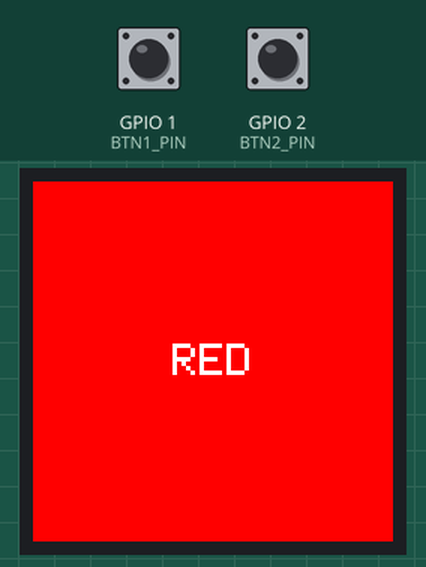
A program run on a simulated ESP32-S3. Parts: 240×240 colour display. Inputs (shaded band) come from the test bench; at power-on: GPIO 1 (BTN1_PIN) HIGH, GPIO 2 (BTN2_PIN) HIGH. What the program prints to the serial monitor is not drawn.

Above: at 2.8 s.
2.9 s: GPIO 1 (BTN1_PIN) pulled LOW for 0.15 s
At 3.5 s:
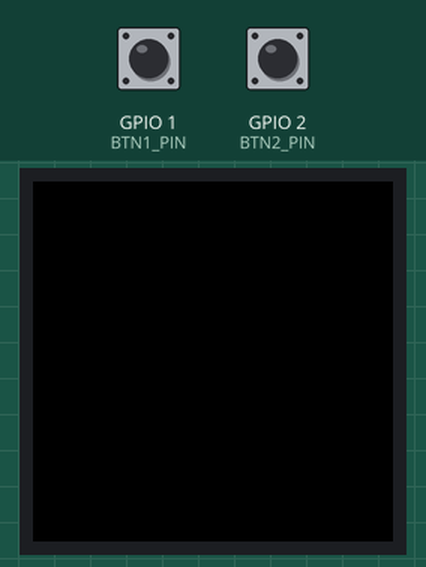
6.0 s: GPIO 1 (BTN1_PIN) pulled LOW for 1 s
At 7.5 s:
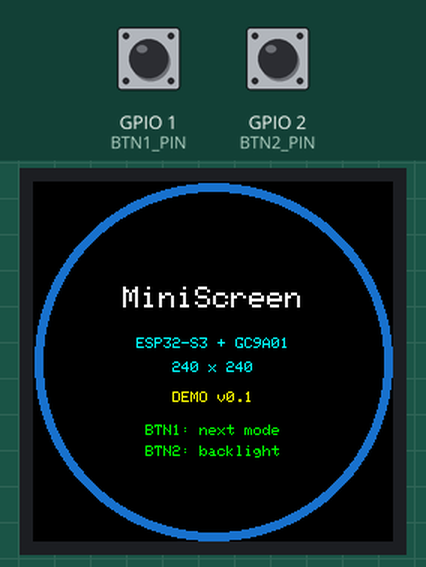
8.6 s: GPIO 1 (BTN1_PIN) pulled LOW for 0.15 s
At 11.6 s:
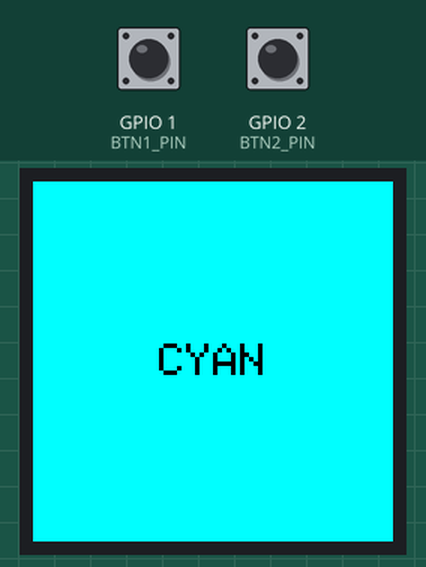
11.7 s: GPIO 1 (BTN1_PIN) pulled LOW for 3.2 s
At 16.3 s:
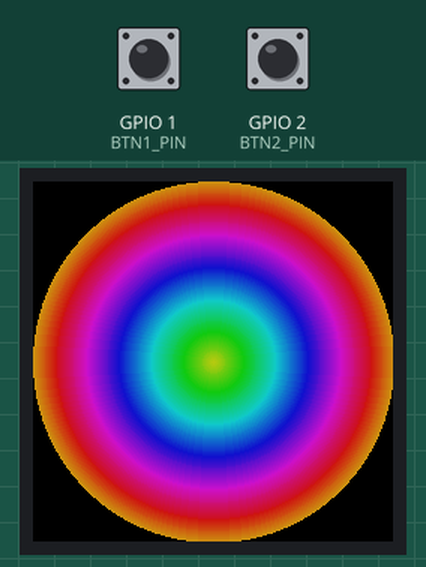
17.9 s: GPIO 2 (BTN2_PIN) pulled LOW for 0.15 s
At 18.11 s:
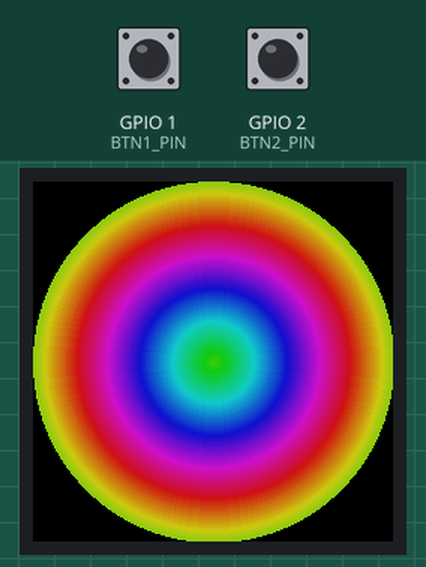
19.8 s: GPIO 2 (BTN2_PIN) pulled LOW for 1 s
At 21.8 s:
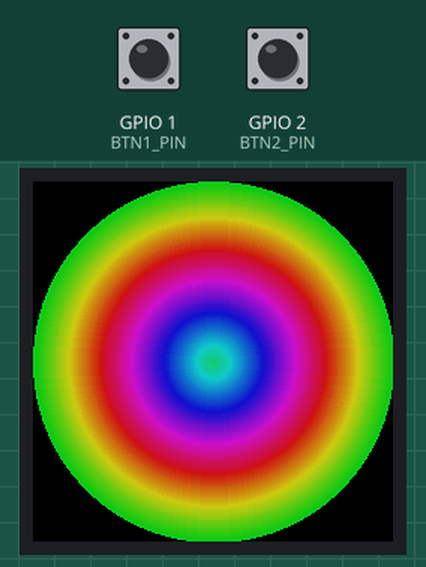
Timing chart, 0 to 23.3 s (numbered marks = the images above; inputs shaded):
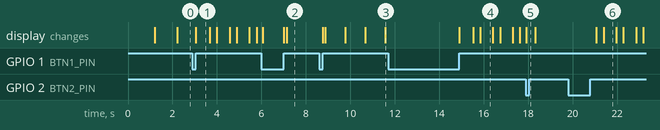

The program:

main.cpp
```cpp
#include <Arduino.h>
#include <LovyanGFX.hpp>

// ─── LGFX: GC9A01 240x240 круглый ────────────────────────────────────────────
// ВАЖНО про цвета в LovyanGFX: тип аргумента определяет формат!
//   uint16_t → RGB565, uint32_t → RGB888.
// Все цвета здесь — строго uint16_t (RGB565).

class LGFX : public lgfx::LGFX_Device {
    lgfx::Panel_GC9A01 _panel;
    lgfx::Bus_SPI      _bus;
    lgfx::Light_PWM    _backlight;
public:
    LGFX() {
        {
            auto cfg = _bus.config();
            cfg.spi_host    = SPI2_HOST;
            cfg.spi_mode    = 0;
            cfg.freq_write  = 20000000;
            cfg.freq_read   = 8000000;
            cfg.spi_3wire   = false;
            cfg.use_lock    = true;
            cfg.dma_channel = SPI_DMA_CH_AUTO;
            cfg.pin_sclk    = 11;
            cfg.pin_mosi    = 12;
            cfg.pin_miso    = -1;
            cfg.pin_dc      = 13;
            _bus.config(cfg);
            _panel.setBus(&_bus);
        }
        {
            auto cfg = _panel.config();
            cfg.pin_cs       = 10;
            cfg.pin_rst      = 14;
            cfg.pin_busy     = -1;
            cfg.panel_width  = 240;
            cfg.panel_height = 240;
            cfg.readable     = false;
            cfg.invert       = true;    // GC9A01: INVON обязателен
            cfg.rgb_order    = false;   // дефолт (BGR-панель, MADCTL 0x08)
            cfg.dlen_16bit   = false;
            cfg.bus_shared   = false;
            _panel.config(cfg);
        }
        {
            auto cfg = _backlight.config();
            cfg.pin_bl      = 21;
            cfg.invert      = false;
            cfg.freq        = 44100;
            cfg.pwm_channel = 7;
            _backlight.config(cfg);
            _panel.setLight(&_backlight);
        }
        setPanel(&_panel);
    }
};
static LGFX tft;

#define BTN1_PIN 1   // следующий режим
#define BTN2_PIN 2   // подсветка вкл/выкл

// Цвета RGB565 — строго uint16_t!
static const uint16_t C_BLACK   = 0x0000;
static const uint16_t C_WHITE   = 0xFFFF;
static const uint16_t C_RED     = 0xF800;
static const uint16_t C_GREEN   = 0x07E0;
static const uint16_t C_BLUE    = 0x001F;
static const uint16_t C_YELLOW  = 0xFFE0;
static const uint16_t C_CYAN    = 0x07FF;
static const uint16_t C_MAGENTA = 0xF81F;
static const uint16_t C_ORANGE  = 0xFD20;
static const uint16_t C_GREY    = 0x7BEF;

static uint8_t currentMode = 0;
static const uint8_t NUM_MODES = 3;
static bool blOn = true;

// ─── Утилиты ─────────────────────────────────────────────────────────────────

// HSV → RGB565 (uint16_t!)
uint16_t hsv565(uint8_t h, uint8_t s, uint8_t v) {
    uint8_t r, g, b;
    if (s == 0) {
        r = g = b = v;
    } else {
        uint8_t region    = h / 43;
        uint8_t remainder = (h - region * 43) * 6;
        uint8_t p = (v * (255 - s)) >> 8;
        uint8_t q = (v * (255 - ((s * remainder) >> 8))) >> 8;
        uint8_t t = (v * (255 - ((s * (255 - remainder)) >> 8))) >> 8;
        switch (region) {
            case 0: r=v; g=t; b=p; break;
            case 1: r=q; g=v; b=p; break;
            case 2: r=p; g=v; b=t; break;
            case 3: r=p; g=q; b=v; break;
            case 4: r=t; g=p; b=v; break;
            default: r=v; g=p; b=q; break;
        }
    }
    return (uint16_t)(((r & 0xF8) << 8) | ((g & 0xFC) << 3) | (b >> 3));
}

bool btn1Pressed() {
    if (!digitalRead(BTN1_PIN)) { delay(20); while (!digitalRead(BTN1_PIN)); return true; }
    return false;
}
bool btn2Pressed() {
    if (!digitalRead(BTN2_PIN)) { delay(20); while (!digitalRead(BTN2_PIN)); return true; }
    return false;
}

void checkButtons() {
    if (btn1Pressed()) {
        currentMode = (currentMode + 1) % NUM_MODES;
        tft.fillScreen(C_BLACK);
    }
    if (btn2Pressed()) {
        blOn = !blOn;
        tft.setBrightness(blOn ? 220 : 0);
    }
}

// ─── Режим 0: Цвета ──────────────────────────────────────────────────────────

struct ColorEntry { uint16_t color; const char* name; uint16_t text; };
static const ColorEntry COLORS[] = {
    { C_RED,     "RED",     C_WHITE },
    { C_GREEN,   "GREEN",   C_BLACK },
    { C_BLUE,    "BLUE",    C_WHITE },
    { C_YELLOW,  "YELLOW",  C_BLACK },
    { C_CYAN,    "CYAN",    C_BLACK },
    { C_MAGENTA, "MAGENTA", C_WHITE },
    { C_WHITE,   "WHITE",   C_BLACK },
    { C_ORANGE,  "ORANGE",  C_BLACK },
};
static const int NUM_COLORS = sizeof(COLORS) / sizeof(COLORS[0]);

static int colorIdx = 0;
static unsigned long colorTimer = 0;

void runColors() {
    if (millis() - colorTimer < 900) return;
    colorTimer = millis();

    auto& c = COLORS[colorIdx];
    tft.fillScreen(c.color);
    tft.setTextDatum(lgfx::middle_center);
    tft.setTextColor(c.text);
    tft.setTextSize(3);
    tft.drawString(c.name, 120, 120);

    colorIdx = (colorIdx + 1) % NUM_COLORS;
}

// ─── Режим 1: Радуга ─────────────────────────────────────────────────────────

static uint8_t rainbowHue = 0;

void runRainbow() {
    tft.startWrite();
    for (int r = 119; r > 0; r--) {
        uint8_t h = rainbowHue + (uint8_t)(r * 2);
        // кольцо толщиной 2px с перекрытием — drawCircle оставлял дырки на диагоналях
        tft.fillArc(120, 120, r + 1, r, 0.0f, 360.0f, hsv565(h, 230, 200));
    }
    tft.fillCircle(120, 120, 1, hsv565(rainbowHue, 230, 200));
    tft.endWrite();
    rainbowHue += 4;
    delay(25);
}

// ─── Режим 2: Текст (в центре круга) ─────────────────────────────────────────

static bool textDrawn = false;

void runText() {
    if (textDrawn) return;
    textDrawn = true;

    tft.fillScreen(C_BLACK);

    tft.fillArc(120, 120, 119, 114, 0.0f, 360.0f, hsv565(150, 220, 200));

    tft.setTextDatum(lgfx::middle_center);

    tft.setTextColor(C_WHITE);
    tft.setTextSize(2);
    tft.drawString("MiniScreen", 120, 78);

    tft.setTextColor(C_CYAN);
    tft.setTextSize(1);
    tft.drawString("ESP32-S3 + GC9A01", 120, 108);
    tft.drawString("240 x 240", 120, 124);

    tft.setTextColor(C_YELLOW);
    tft.drawString("DEMO v0.1", 120, 144);

    tft.setTextColor(C_GREEN);
    tft.drawString("BTN1: next mode", 120, 166);
    tft.drawString("BTN2: backlight", 120, 180);
}

// ─── Setup / Loop ─────────────────────────────────────────────────────────────

void setup() {
    Serial.begin(115200);
    Serial.println("GC9A01 demo boot");

    pinMode(BTN1_PIN, INPUT_PULLUP);
    pinMode(BTN2_PIN, INPUT_PULLUP);

    tft.init();
    tft.setRotation(0);
    tft.setBrightness(220);
    tft.fillScreen(C_BLACK);

    // Стартовый экран
    tft.setTextDatum(lgfx::middle_center);
    tft.setTextColor(C_WHITE);
    tft.setTextSize(2);
    tft.drawString("GC9A01", 120, 105);
    tft.setTextSize(1);
    tft.setTextColor(C_CYAN);
    tft.drawString("Booting...", 120, 135);
    delay(1000);
    tft.fillScreen(C_BLACK);

    colorTimer = millis();
    Serial.println("Ready. BTN1=mode, BTN2=backlight");
}

void loop() {
    checkButtons();

    if (currentMode != 2) textDrawn = false;

    switch (currentMode) {
        case 0: runColors();  break;
        case 1: runRainbow(); break;
        case 2: runText();    break;
    }
}
```

Measured:
- after the input at 2.9 s, the display: changes after 0.15 s (image 1)
- after the input at 8.6 s, the display: first changes after 0.15 s (image 3 shows a later state)
- after the input at 11.7 s, the display: first changes after 3.2 s (image 4 shows a later state)
- after the input at 17.9 s, the display: changes at once (image 5)
- after the input at 19.8 s, the display: first changes after 1.3 s (image 6 shows a later state)
- what the display in image 1 shows lasts 0.6 s, from 3.1 s to 3.7 s
